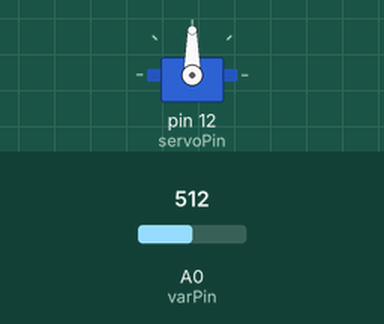
The sketch below on a simulated Arduino Uno, built with avr-gcc and run on an emulated ATmega328P. On the bench: servo. Inputs (shaded band) come from the test bench; at power-on: A0 (varPin) = 512.

Above: at 1.2 s.
1.3 s: A0 (varPin) set to 716
At 2.5 s:
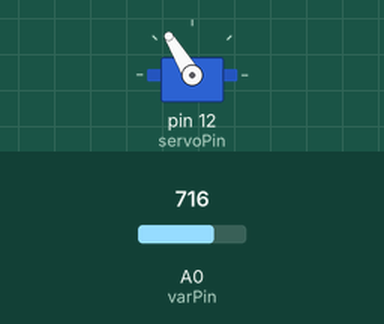
2.8 s: A0 (varPin) set to 900
At 3.5 s:
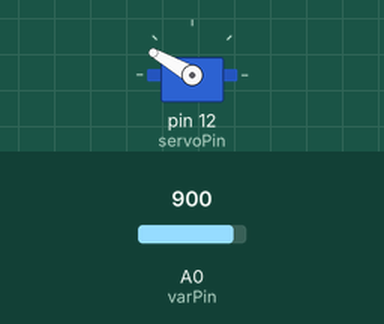
4.3 s: A0 (varPin) set to 1023
At 4.9 s:
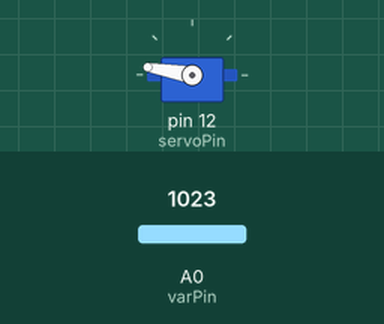
5.8 s: A0 (varPin) set to 306
At 7.0 s:
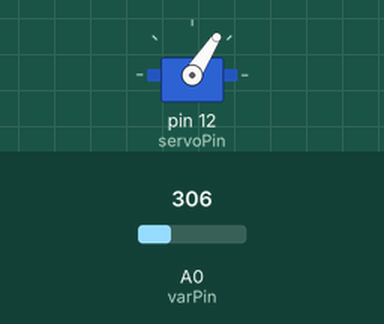
7.3 s: A0 (varPin) set to 122
At 8.4 s:
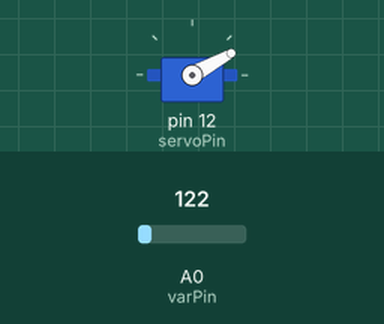
Timing chart, 0 to 9.8 s (numbered marks = the images above; inputs shaded):
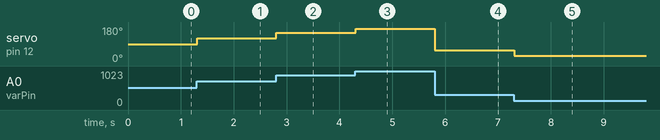

Measured:
- after the input at 1.3 s, servo on pin 12 (servoPin): 90° → 121° at once
- after the input at 2.8 s, servo on pin 12 (servoPin): 121° → 150° at once
- after the input at 4.3 s, servo on pin 12 (servoPin): 150° → 170° at once
- after the input at 5.8 s, servo on pin 12 (servoPin): 170° → 57° at once
- after the input at 7.3 s, servo on pin 12 (servoPin): 57° → 29° at once

The sketch:

PotControlServerMotor.ino
```cpp
#include <Servo.h> //引用Servo函式庫
const int servoPin = 12;
const int varPin = 0;
int val = 0;
Servo myservo;//宣告Servo物件
// the setup routine runs once when you press reset:
void setup() {
  //設定Servo Motor控制pin，由analogRead驅動的腳位不需要設定模式
  myservo.attach(servoPin); // attaches the servo on pin 9 to the servo object
}
// the loop routine runs over and over again forever:
void loop() {
  //自varPin讀取類比電壓值（0~1023)
  val = analogRead(varPin); //讀取可變電阻輸出電壓
  val = map(val, 0, 1023, 10, 170); //調整數值到ServoMotor可接受的範圍
  myservo.write(val);//設定ServoMotor轉動的位置
  delay(15);//等待Servo Motor轉動到定點(15ms)
}
```
